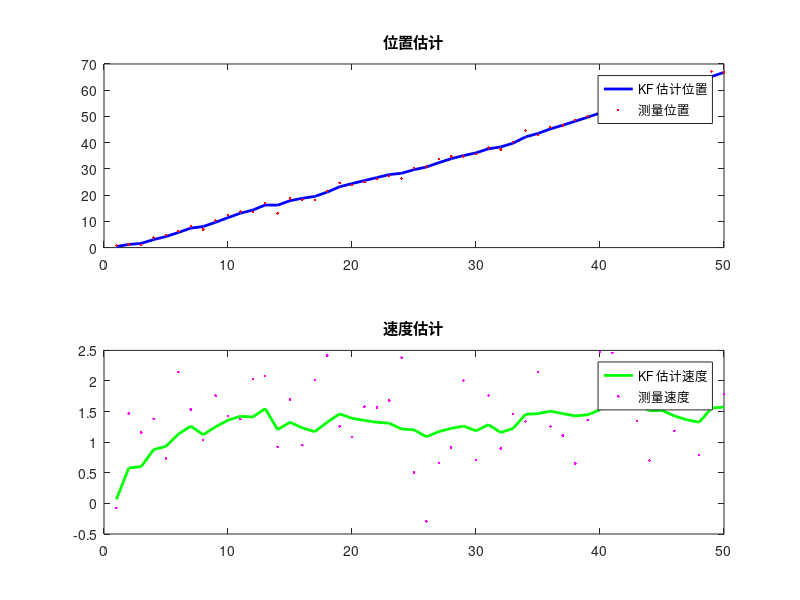

This figure's MATLAB source:
function Kalman1D_WithSpeedObs
    dt = 1;
    N = 50;
    true_velocity = 1.0;
    Q = 0.01 * eye(2);         % 过程噪声
    R = diag([1.0, 0.5]);      % 测量噪声：位置 1.0，速度 0.5

    F = [1 dt; 0 1];           % 状态转移矩阵
    H = eye(2);                % 观测矩阵：我们同时测量 p 和 v

    x_true = [0; true_velocity];
    x_est = [0; 0];
    P = eye(2);

    x_store = zeros(2, N);
    z_store = zeros(2, N);

    for k = 1:N
        % 模拟真实状态 & 测量
        w = mvnrnd([0; 0], Q)';         % 过程噪声
        v = mvnrnd([0; 0], R)';         % 测量噪声
        x_true = F * x_true + w;
        z = H * x_true + v;

        % Kalman 预测
        x_pred = F * x_est;
        P_pred = F * P * F' + Q;

        % Kalman 更新
        K = P_pred * H' / (H * P_pred * H' + R);
        x_est = x_pred + K * (z - H * x_pred);
        P = (eye(2) - K * H) * P_pred;

        % 存储
        x_store(:, k) = x_est;
        z_store(:, k) = z;
    end

    % 画图
    t = 1:N;
    figure;
    subplot(2, 1, 1);
    plot(t, x_store(1, :), 'b-', 'LineWidth', 2); hold on;
    plot(t, z_store(1, :), 'r.');
    legend('KF 估计位置', '测量位置');
    title('位置估计');

    subplot(2, 1, 2);
    plot(t, x_store(2, :), 'g-', 'LineWidth', 2); hold on;
    plot(t, z_store(2, :), 'm.');
    legend('KF 估计速度', '测量速度');
    title('速度估计');
end